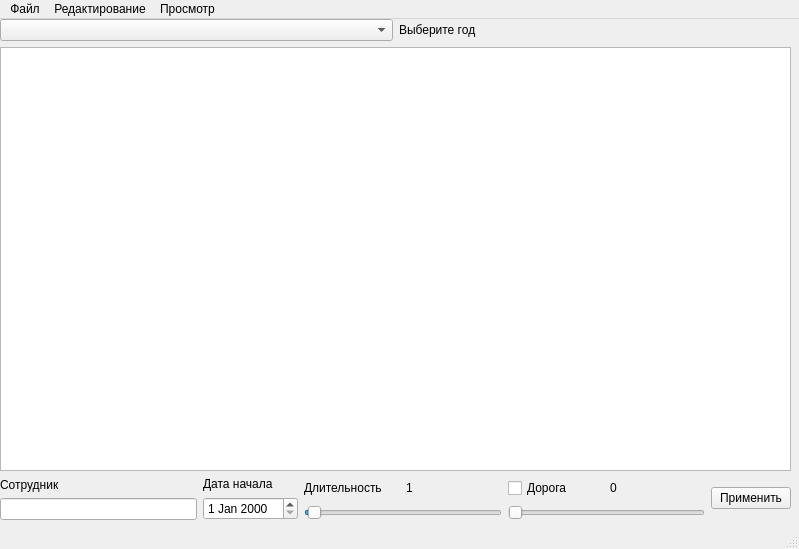
<?xml version="1.0" encoding="UTF-8"?>
<ui version="4.0">
 <class>MainWindow</class>
 <widget class="QMainWindow" name="MainWindow">
  <property name="geometry">
   <rect>
    <x>0</x>
    <y>0</y>
    <width>799</width>
    <height>549</height>
   </rect>
  </property>
  <property name="windowTitle">
   <string>MainWindow</string>
  </property>
  <widget class="QWidget" name="centralwidget">
   <widget class="QWidget" name="verticalLayoutWidget_3">
    <property name="geometry">
     <rect>
      <x>0</x>
      <y>0</y>
      <width>791</width>
      <height>501</height>
     </rect>
    </property>
    <layout class="QVBoxLayout" name="verticalLayout_3">
     <item>
      <layout class="QHBoxLayout" name="horizontalLayout">
       <item>
        <widget class="QComboBox" name="comboBox"/>
       </item>
       <item>
        <widget class="QLabel" name="label">
         <property name="text">
          <string>Выберите год</string>
         </property>
        </widget>
       </item>
      </layout>
     </item>
     <item>
      <widget class="QTableView" name="tableView"/>
     </item>
     <item>
      <layout class="QHBoxLayout" name="horizontalLayout_4">
       <item>
        <layout class="QVBoxLayout" name="verticalLayout">
         <item>
          <widget class="QLabel" name="label_2">
           <property name="text">
            <string>Сотрудник</string>
           </property>
          </widget>
         </item>
         <item>
          <widget class="QLineEdit" name="lineEdit"/>
         </item>
        </layout>
       </item>
       <item>
        <layout class="QVBoxLayout" name="verticalLayout_2">
         <item>
          <widget class="QLabel" name="label_4">
           <property name="text">
            <string>Дата начала</string>
           </property>
          </widget>
         </item>
         <item>
          <widget class="QDateEdit" name="dateEdit"/>
         </item>
        </layout>
       </item>
       <item>
        <layout class="QVBoxLayout" name="verticalLayout_4">
         <item>
          <layout class="QHBoxLayout" name="horizontalLayout_2">
           <item>
            <widget class="QLabel" name="label_3">
             <property name="text">
              <string>Длительность</string>
             </property>
            </widget>
           </item>
           <item>
            <widget class="QLabel" name="label_5">
             <property name="text">
              <string>1</string>
             </property>
            </widget>
           </item>
          </layout>
         </item>
         <item>
          <widget class="QSlider" name="horizontalSlider">
           <property name="minimum">
            <number>1</number>
           </property>
           <property name="maximum">
            <number>60</number>
           </property>
           <property name="value">
            <number>2</number>
           </property>
           <property name="orientation">
            <enum>Qt::Horizontal</enum>
           </property>
          </widget>
         </item>
        </layout>
       </item>
       <item>
        <layout class="QVBoxLayout" name="verticalLayout_5">
         <item>
          <layout class="QHBoxLayout" name="horizontalLayout_3">
           <item>
            <widget class="QCheckBox" name="checkBox">
             <property name="text">
              <string>Дорога</string>
             </property>
            </widget>
           </item>
           <item>
            <widget class="QLabel" name="label_6">
             <property name="text">
              <string>0</string>
             </property>
            </widget>
           </item>
          </layout>
         </item>
         <item>
          <widget class="QSlider" name="horizontalSlider_2">
           <property name="minimum">
            <number>0</number>
           </property>
           <property name="maximum">
            <number>60</number>
           </property>
           <property name="value">
            <number>0</number>
           </property>
           <property name="orientation">
            <enum>Qt::Horizontal</enum>
           </property>
          </widget>
         </item>
        </layout>
       </item>
       <item>
        <widget class="QPushButton" name="pushButton">
         <property name="text">
          <string>Применить</string>
         </property>
        </widget>
       </item>
      </layout>
     </item>
    </layout>
   </widget>
  </widget>
  <widget class="QMenuBar" name="menubar">
   <property name="geometry">
    <rect>
     <x>0</x>
     <y>0</y>
     <width>799</width>
     <height>21</height>
    </rect>
   </property>
   <widget class="QMenu" name="menu">
    <property name="title">
     <string>Файл</string>
    </property>
   </widget>
   <widget class="QMenu" name="menu_2">
    <property name="title">
     <string>Редактирование</string>
    </property>
   </widget>
   <widget class="QMenu" name="menu_3">
    <property name="title">
     <string>Просмотр</string>
    </property>
   </widget>
   <addaction name="menu"/>
   <addaction name="menu_2"/>
   <addaction name="menu_3"/>
  </widget>
  <widget class="QStatusBar" name="statusbar"/>
 </widget>
 <resources/>
 <connections/>
</ui>
